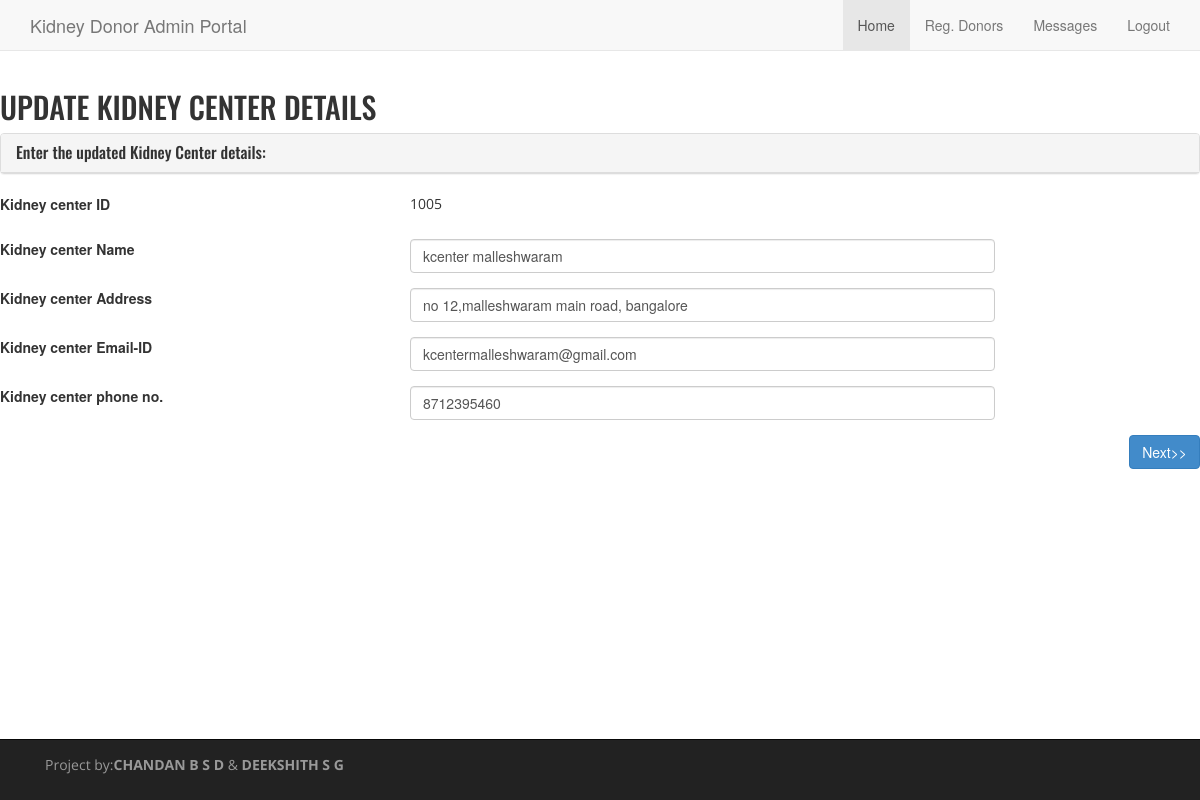
/admin/editkcenter_admin.php?kcid=1005 (signed in), run on the app's committed database.
### tables this page shows
CREATE TABLE `kcenter` (
  `kcname` varchar(20) NOT NULL,
  `kcid` int(5) NOT NULL,
  `kcaddr` varchar(100) NOT NULL,
  `kcemail` varchar(40) NOT NULL,
  `kcphone` bigint(15) NOT NULL
);

### admin/editkcenter_admin.php (the view, shortened to what this page needs)
<?php
      include ("includes/connect.php");
      if(!isset($_SESSION['uname'])){
          echo "<script>alert('Could not be accessed.Login again')</script>";
           header("location: http://localhost/proj/admin/index.php");
      }else{
          $kcid=$_GET['kcid'];
          $query="SELECT * FROM kcenter WHERE kcid='$kcid'";
          $result=mysqli_query($conn,$query);
          while($s=mysqli_fetch_array($result)){
                  $kcname=$s['kcname'];
                  $kcaddr=$s['kcaddr'];
                  $kcemail=$s['kcemail'];
                  $kcphone=$s['kcphone'];
              }
      }?>
<!DOCTYPE html>
<html lang="en">
  <head>
    <link href="css/bootstrap.min.css" rel="stylesheet">
    <link href="css/custom.css" rel="stylesheet">
    <link href="http://netdna.bootstrapcdn.com/font-awesome/4.0.3/css/font-awesome.css" rel="stylesheet">
  </head>
  <body>
    <div class="navbar navbar-default navbar-fixed-top" role="navigation">
      <div class="container">
        <div class="navbar-header">
          <a class="navbar-brand" href="#">Kidney Donor Admin Portal</a>
        </div>
        <div class="navbar-collapse collapse">
          <ul class="nav navbar-nav navbar-right">
            <li class="active"><a href="home_admin.php">Home</a></li>
            <li><a href="donor_admin.php">Reg. Donors</a></li>
            <li><a href="contact_admin.php">Messages</a></li>
            <li><a href="logout_admin.php">Logout</a></li>
          </ul>
        </div>
      </div>
    </div>
    <div>
    <h2>UPDATE KIDNEY CENTER DETAILS</h2>
    </div>
      <div class="panel panel-default">
        <div class="panel-heading">
            <h3 class="panel-title">Enter the updated Kidney Center details:</h3>
          </div></div>
        <form class="form-horizontal" method="post" action="editkcenter1_admin.php">
           <div class="form-group">
                <label class="col-sm-4"> Kidney center ID</label>
                    <div class="col-sm-6">
                        <p><?= $kcid ?></p>
                    </div>
            </div>
            <div class="form-group">
                <label class="col-sm-4"> Kidney center Name</label>
                    <div class="col-sm-6">
                        <input type="text" class="form-control" placeholder="Enter the Bank's Name" value="<?= $kcname ?>" name="kcname" required>
                    </div>
            </div>
            <div class="form-group">
                <label class="col-sm-4">Kidney center Address</label>
                    <div class="col-sm-6">
                        <input type="text" class="form-control" name="kcaddr" value="<?= $kcaddr ?>" placeholder="Enter the Bank's address" required>
                    </div>
            </div>
            <div class="form-group">
                <label class="col-sm-4">Kidney center Email-ID</label>
                    <div class="col-sm-6">
                        <input type="email" class="form-control" placeholder="Enter the Kidney Center Email address" value="<?= $kcemail ?>" name="kcemail" required>
                    </div>
            </div>
            <div class="form-group">
                <label class="col-sm-4">Kidney center phone no.</label>
                    <div class="col-sm-6">
                        <input type="number" class="form-control" value="<?= $kcphone ?>" placeholder="Enter the Kidney center number" name="kcphone" required>
                    </div>
            </div>
            <div class="pull-right">
                <button type="submit" class="btn btn-primary">Next>></button>
            </div>
        </form>
    <div class="navbar navbar-inverse navbar-fixed-bottom" role="navigation">
    	<div class="container">
    		<div class="navbar-text pull-left">
    			<p>Project by:<b>CHANDAN B S D</b> & <b>DEEKSHITH S G</b></p>
    		</div>
    	</div>
    </div>
  </body>
</html>

### admin/css/custom.css (style rules this page uses)
body { padding-top: 70px; padding-bottom: 100px; }
p { font-family: 'Open Sans', sans-serif; }
h1, h2, h3, h4, h5, h6 { font-family: 'Oswald', sans-serif; }

### data on the page
kcenter: kcname "kcenter malleshwaram", kcaddr "no 12,malleshwaram main road, bangalore", kcemail "kcentermalleshwaram@gmail.com", kcphone "8712395460"

### other printed values
$kcid "1005"
